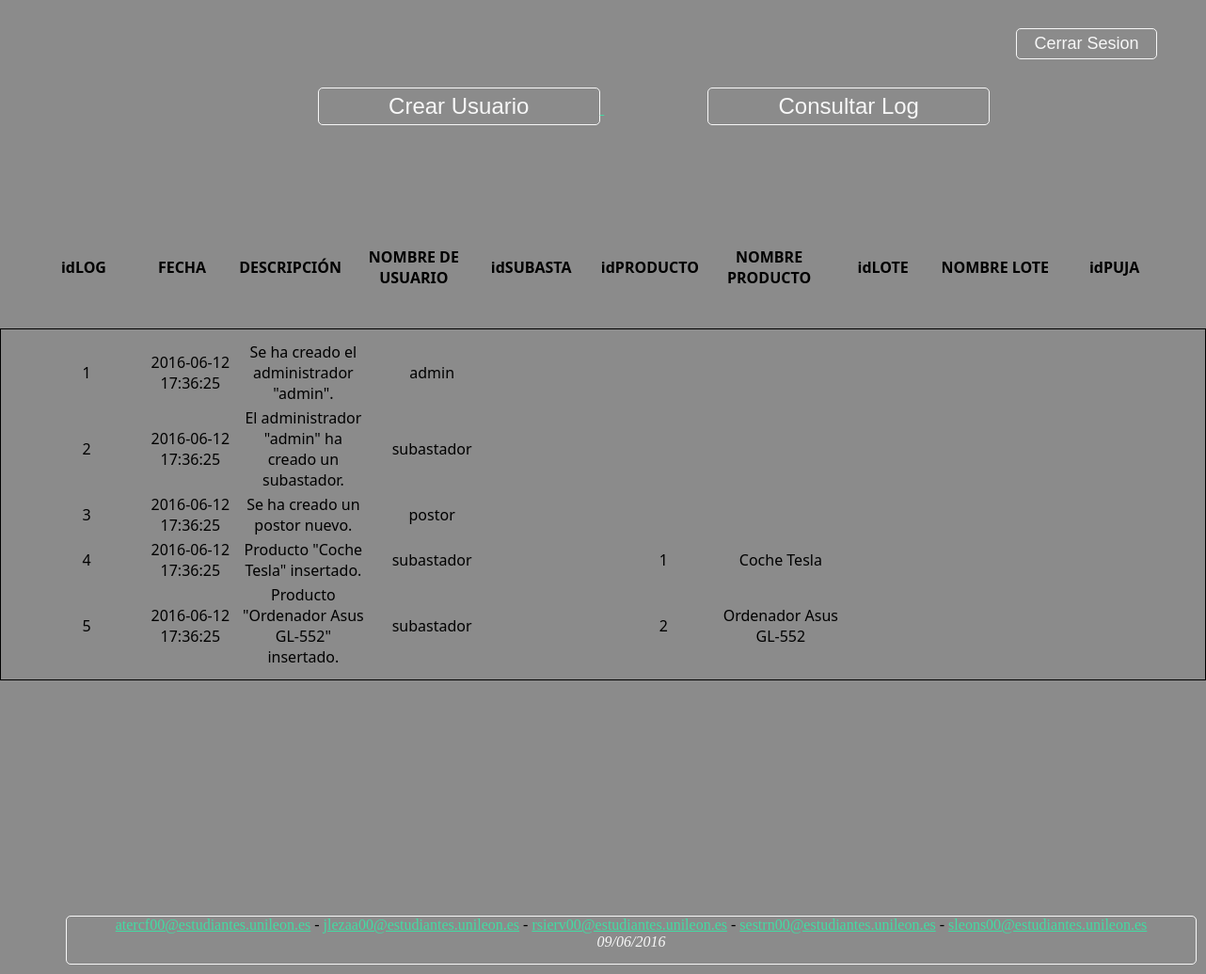
Page /administrador.php (signed in) on the committed database.
### tables this page shows
CREATE TABLE `log` (
  `id` int(11) NOT NULL,
  `fecha` datetime NOT NULL DEFAULT CURRENT_TIMESTAMP,
  `descripcion` varchar(200) DEFAULT NULL,
  `idusuario` int(11) DEFAULT NULL,
  `idsubasta` int(11) DEFAULT NULL,
  `idproducto` int(11) DEFAULT NULL,
  `idpuja` int(11) DEFAULT NULL,
  `idlote` int(11) DEFAULT NULL,
  `nombreproducto` varchar(45) DEFAULT NULL,
  `nombrelote` varchar(45) DEFAULT NULL
);

CREATE TABLE `usuarios` (
  `id` int(11) NOT NULL,
  `tipo` varchar(45) NOT NULL,
  `usuario` varchar(45) NOT NULL,
  `password` varchar(45) NOT NULL,
  `nombre` varchar(45) DEFAULT NULL,
  `apellidos` varchar(45) DEFAULT NULL
);

### verLog.php (the view, shortened to what this page needs)
<?php
	function mostrarLogs(){
		$conn = new mysqli("localhost", "643b4d11c092cc1e", "sekret", "643b4d11c092cc1ea32a96bdb4f8da93");
        $selectLog = "SELECT * FROM log ORDER BY fecha DESC";
		$resultLog = $conn->query($selectLog);
        crearTableLog($resultLog, $conn);
        }
	function crearTableLog($resultLog, $conn){
		?>
        <table style="width:100%; padding: 30px; margin-top: 10px; font-family:'Segoe UI'; font-weight: bold;">
                <tr>
                    <td style="width: 130px; text-align: center;">idLOG</td>
                    <td style="width: 100px; text-align: center;">FECHA</td>
                    <td style="width:140px; text-align: center;">DESCRIPCIÓN</td>
                    <td style="width: 135px; text-align: center;">NOMBRE DE USUARIO</td>
                    <td style="width: 130px; text-align: center;">idSUBASTA</td>
                    <td style="width: 130px; text-align: center;">idPRODUCTO</td>
                    <td style="width: 130px; text-align: center;">NOMBRE PRODUCTO</td>
                    <td style="width: 130px; text-align: center;">idLOTE</td>
                    <td style="width: 130px; text-align: center;">NOMBRE LOTE</td>
                    <td style="width: 150px; text-align: center;">idPUJA</td>
                </tr>
            </table>
        <table style="width:100%; padding: 10px; padding-left: 30px; margin-top: 10px; font-family:'Segoe UI'; border: 1px solid black;">
            <?php
        if($resultLog->num_rows > 0){
				while($rowLog = $resultLog->fetch_assoc()) {
					$idLog = $rowLog['id'];
					$fecha = $rowLog['fecha'];
                    $descripcion = $rowLog['descripcion'];
                    $resultNombreUsuario = $conn->query( "SELECT usuario FROM usuarios WHERE id='".$rowLog['idusuario']."'");
                    $rowNombreUsuario = $resultNombreUsuario->fetch_assoc();
					$nombreUsuario = $rowNombreUsuario['usuario'];
					$idProducto = $rowLog['idproducto'];
                    $nombreProducto = $rowLog['nombreproducto'];
				?>
                <tr>
                    <td style="width: 130px; text-align: center;">
                        <?php echo $idLog?>
                    </td>
                    <td style="width: 100px; text-align: center;">
                        <?php echo $fecha?>
                    </td>
                    <td style="width:140px; text-align: center;">
                        <?php echo $descripcion?>
                    </td>
                    <td style="width: 135px; text-align: center;">
                        <?php echo $nombreUsuario?>
                    </td>
                    <td style="width: 130px; text-align: center;">
                    </td>
                    <td style="width: 130px; text-align: center;">
                        <?php echo $idProducto?>
                    </td>
                    <td style="width: 130px; text-align: center;">
                        <?php echo $nombreProducto?>
                    </td>
                    <td style="width: 130px; text-align: center;">
                    </td>
                    <td style="width: 130px; text-align: center;">
                    </td>
                    <td style="width: 150px; text-align: center;">
                    </td>
                </tr>
                <?php
				}
                ?>
        </table>
        <?php
			}else{
				echo "No existen logs actualmente.";
			}
	}
	?>

### administrador.php (shortened to what this page needs)
<!DOCTYPE html>
<html>
<head>
    <link rel="stylesheet" type="text/css" href="css/estilos.css" media="screen" />
</head>
<body>
    <div id="header">
    	<a href="administrador.php?page=cerrarSesion">
            <button class="buttonSesion"> Cerrar Sesion </button>
        </a>
        <a href="administrador.php?page=registroAdminSubas">
            <button class="buttonSub"> Crear Usuario </button>
        </a>
        <a href="administrador.php?page=consultaLog">
            <button class="buttonSub"> Consultar Log </button>
        </a>
    </div>
    <div class="wrapper">
        <?php
if(!isset($_GET['page'])){
	include("verLog.php");
	mostrarLogs();
}else{
	$page = $_GET['page'];
	include("$page.php");
}
?>
    </div>
    <div id="footer">
        <a href="mailto:atercf00@estudiantes.unileon.es">atercf00@estudiantes.unileon.es</a> -
        <a href="mailto:jlezaa00@estudiantes.unileon.es">jlezaa00@estudiantes.unileon.es</a> -
        <a href="mailto:rsierv00@estudiantes.unileon.es">rsierv00@estudiantes.unileon.es</a> -
        <a href="mailto:sestrn00@estudiantes.unileon.es">sestrn00@estudiantes.unileon.es</a> -
        <a href="mailto:sleons00@estudiantes.unileon.es">sleons00@estudiantes.unileon.es</a>
        <address> 09/06/2016 </address>
    </div>
</body>
</html>

### css/estilos.css (style rules this page uses)
body { margin:0; padding:0; background-color: #8B8B8B; }
#header { width: 1140px; height: 75px; font-family: "Arial"; text-align: center; color: #F7F7F7; font-style: italic; margin-left: 70px; }
#header button { width: 100px; color: #F7F7F7; background: #8B8B8B; border: 1px solid #F7F7F7; font-size: 24px; border-radius: 5px; margin-left: 110px; padding: 5px; padding-right: 15px; padding-left: 15px; margin-top: 15px; }
#header .buttonSub { width: 300px; color: #F7F7F7; background: #8B8B8B; border: 1px solid #F7F7F7; font-size: 24px; border-radius: 5px; margin-left: 110px; padding: 5px; padding-right: 15px; padding-left: 15px; margin-top: 30px; }
#header .buttonSesion { width: 150px; font-size: 18px; color: #F7F7F7; background: #8B8B8B; border: 1px solid #F7F7F7; border-radius: 5px; margin-left: 1010px; padding: 5px; padding-right: 15px; padding-left: 15px; margin-top: 30px; }
#footer { width: 1200px; height: 50px; float:center; margin-left: 70px; border: 3px solid #000; margin-top: 250px; margin-bottom: 10px; text-align: center; font-family: "Calibri"; border: 1px solid #F7F7F7; border-radius: 5px; }
#footer address { color: #F7F7F7; text-align: center; }
a { color: #42dca3; -webkit-transition: all .2s ease-in-out; -moz-transition: all .2s ease-in-out; transition: all .2s ease-in-out; }

### rows in the picture
log: id "1", fecha "2016-06-12 17:36:25", descripcion "Se ha creado el administrador \"admin\".", idusuario.usuario "admin"
log: id "2", fecha "2016-06-12 17:36:25", descripcion "El administrador \"admin\" ha creado un subastador.", idusuario.usuario "subastador"
log: id "3", fecha "2016-06-12 17:36:25", descripcion "Se ha creado un postor nuevo.", idusuario.usuario "postor"
log: id "4", fecha "2016-06-12 17:36:25", descripcion "Producto \"Coche Tesla\" insertado.", idusuario.usuario "subastador", idproducto "1", nombreproducto "Coche Tesla"
log: id "5", fecha "2016-06-12 17:36:25", descripcion "Producto \"Ordenador Asus GL-552\" insertado.", idusuario.usuario "subastador", idproducto "2", nombreproducto "Ordenador Asus GL-552"
